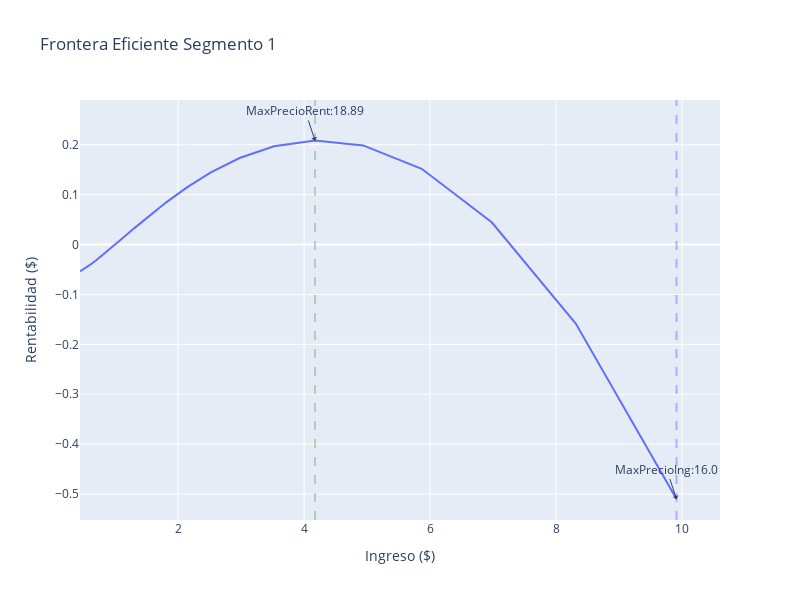

Source (notebook cell):
### Code cell
fig = go.Figure()

# Se agrega el precio máximo de ingreso
fig.add_trace(go.Scatter(x=df_elasticidad['ingresos_seg1'], y=df_elasticidad['rentabilidad_seg1'], name='Frontera Eficiente'))

# Se agrega la etiqueta de ingreso
fig.add_annotation(x=float(max_ing_seg1['ingresos_seg1']), y=float(max_ing_seg1['rentabilidad_seg1']),
                                  text="MaxPrecioIng:"+str(float(max_ing_seg1['irr'].round(2))),
                                  showarrow=True,
                                  arrowhead=1)
# Se agrega la recta del precio máximo
fig.add_vline(x=float(max_ing_seg1['ingresos_seg1']), line_width=2, line_dash="dash",
                             line_color="blue", opacity=0.25)

# Se agrega la etiqueta de rentabilidad
fig.add_annotation(x=float(max_ren_seg1['ingresos_seg1']), y=float(max_ren_seg1['rentabilidad_seg1']),
                                  text="MaxPrecioRent:"+str(float(max_ren_seg1['irr'].round(2))),
                                  showarrow=True,
                                  arrowhead=1)
# Se agrega la recta del precio máximo
fig.add_vline(x=float(max_ren_seg1['ingresos_seg1']), line_width=2, line_dash="dash",
                             line_color="green", opacity=0.25)

# Configuración del gráfico
fig.update_layout(
    showlegend=False,
    width=800,
    height=600,
     xaxis=dict(
        title="Ingreso ($)"
      ##  ,range=[1.5, 2.5]
        ),
      yaxis=dict(
        title="Rentabilidad ($)"
       ##,range=[-0.5, 1]
      ),
    title="Frontera Eficiente Segmento 1")

### Figure 1 — Plotly figure (JSON) as saved in the notebook; plotly's stock layout.template omitted (floating-point values rounded to 4 significant figures)
{"data": [{"name": "Frontera Eficiente", "type": "scatter", "x": [9.913, 8.313, 6.98, 5.867, 4.938, 4.174, 3.522, 2.976, 2.519, 2.134, 1.811, 1.539, 1.31, 1.117, 0.9532, 0.8169, 0.6992, 0.5993, 0.5144, 0.4421], "y": [-0.5099, -0.1583, 0.04455, 0.1518, 0.1987, 0.2085, 0.1969, 0.1734, 0.1444, 0.1141, 0.08464, 0.05756, 0.03347, 0.01262, -0.005034, -0.01944, -0.03136, -0.04084, -0.04817, -0.05367]}], "layout": {"annotations": [{"arrowhead": 1, "showarrow": true, "text": "MaxPrecioIng:16.0", "x": 9.913, "y": -0.5099}, {"arrowhead": 1, "showarrow": true, "text": "MaxPrecioRent:18.89", "x": 4.174, "y": 0.2085}], "height": 600, "shapes": [{"line": {"color": "blue", "dash": "dash", "width": 2}, "opacity": 0.25, "type": "line", "x0": 9.913, "x1": 9.913, "xref": "x", "y0": 0, "y1": 1, "yref": "y domain"}, {"line": {"color": "green", "dash": "dash", "width": 2}, "opacity": 0.25, "type": "line", "x0": 4.174, "x1": 4.174, "xref": "x", "y0": 0, "y1": 1, "yref": "y domain"}], "showlegend": false, "title": {"text": "Frontera Eficiente Segmento 1"}, "width": 800, "xaxis": {"title": {"text": "Ingreso ($)"}}, "yaxis": {"title": {"text": "Rentabilidad ($)"}}}}
